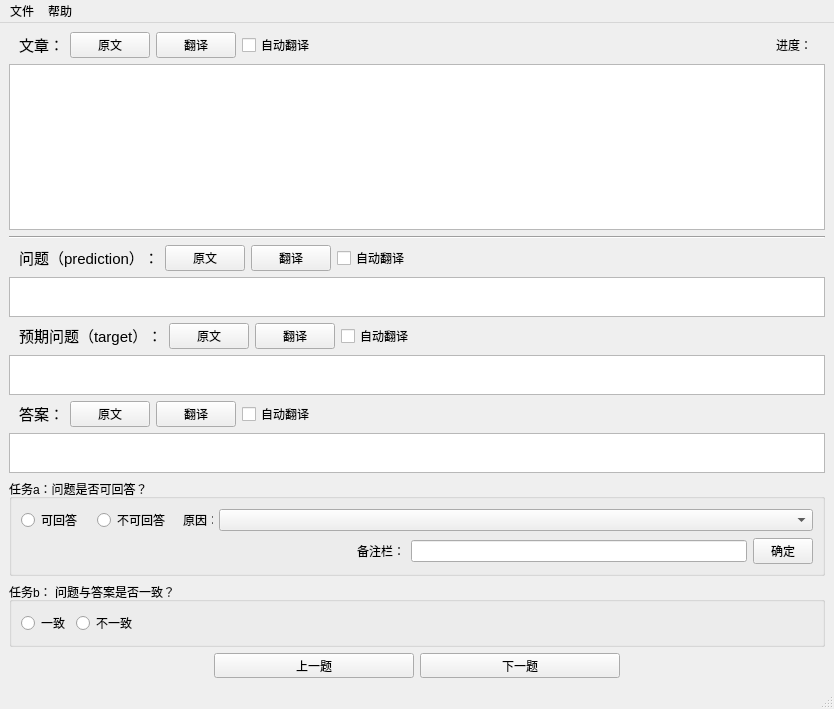
<?xml version="1.0" encoding="UTF-8"?>
<ui version="4.0">
 <class>mainWindow</class>
 <widget class="QMainWindow" name="mainWindow">
  <property name="geometry">
   <rect>
    <x>0</x>
    <y>0</y>
    <width>828</width>
    <height>709</height>
   </rect>
  </property>
  <property name="windowTitle">
   <string>MainWindow</string>
  </property>
  <widget class="QWidget" name="centralwidget">
   <layout class="QGridLayout" name="gridLayout" rowstretch="0,0,0,0,0,0,0,0,1,0,0,0">
    <item row="0" column="0">
     <layout class="QHBoxLayout" name="horizontalLayout">
      <property name="spacing">
       <number>6</number>
      </property>
      <property name="leftMargin">
       <number>10</number>
      </property>
      <property name="rightMargin">
       <number>0</number>
      </property>
      <item>
       <widget class="QLabel" name="label">
        <property name="text">
         <string>&lt;html&gt;&lt;head/&gt;&lt;body&gt;&lt;p&gt;&lt;span style=&quot; font-size:11pt;&quot;&gt;文章：&lt;/span&gt;&lt;/p&gt;&lt;/body&gt;&lt;/html&gt;</string>
        </property>
       </widget>
      </item>
      <item>
       <widget class="QPushButton" name="pushButton_article_source">
        <property name="text">
         <string>原文</string>
        </property>
       </widget>
      </item>
      <item>
       <widget class="QPushButton" name="pushButton_article_translate">
        <property name="text">
         <string>翻译</string>
        </property>
       </widget>
      </item>
      <item>
       <widget class="QCheckBox" name="checkBox_article_auto_translate">
        <property name="text">
         <string>自动翻译</string>
        </property>
       </widget>
      </item>
      <item>
       <spacer name="horizontalSpacer">
        <property name="orientation">
         <enum>Qt::Horizontal</enum>
        </property>
        <property name="sizeHint" stdset="0">
         <size>
          <width>428</width>
          <height>20</height>
         </size>
        </property>
       </spacer>
      </item>
      <item>
       <widget class="QLabel" name="label_7">
        <property name="text">
         <string>进度：</string>
        </property>
       </widget>
      </item>
      <item>
       <widget class="QLabel" name="label_progress">
        <property name="text">
         <string/>
        </property>
       </widget>
      </item>
     </layout>
    </item>
    <item row="1" column="0">
     <widget class="QTextBrowser" name="textBrowser_passage">
      <property name="styleSheet">
       <string notr="true">font-size:17px;</string>
      </property>
     </widget>
    </item>
    <item row="2" column="0">
     <widget class="Line" name="line">
      <property name="orientation">
       <enum>Qt::Horizontal</enum>
      </property>
     </widget>
    </item>
    <item row="3" column="0">
     <layout class="QHBoxLayout" name="horizontalLayout_2">
      <property name="leftMargin">
       <number>10</number>
      </property>
      <item>
       <widget class="QLabel" name="label_2">
        <property name="text">
         <string>&lt;html&gt;&lt;head/&gt;&lt;body&gt;&lt;p&gt;&lt;span style=&quot; font-size:11pt;&quot;&gt;问题（prediction）：&lt;/span&gt;&lt;/p&gt;&lt;/body&gt;&lt;/html&gt;</string>
        </property>
       </widget>
      </item>
      <item>
       <widget class="QPushButton" name="pushButton_prediction_source">
        <property name="text">
         <string>原文</string>
        </property>
       </widget>
      </item>
      <item>
       <widget class="QPushButton" name="pushButton_prediction_translate">
        <property name="text">
         <string>翻译</string>
        </property>
       </widget>
      </item>
      <item>
       <widget class="QCheckBox" name="checkBox_prediction_auto_translate">
        <property name="text">
         <string>自动翻译</string>
        </property>
       </widget>
      </item>
      <item>
       <spacer name="horizontalSpacer_2">
        <property name="orientation">
         <enum>Qt::Horizontal</enum>
        </property>
        <property name="sizeHint" stdset="0">
         <size>
          <width>428</width>
          <height>20</height>
         </size>
        </property>
       </spacer>
      </item>
     </layout>
    </item>
    <item row="4" column="0">
     <widget class="QTextBrowser" name="textBrowser_prediction">
      <property name="maximumSize">
       <size>
        <width>16777215</width>
        <height>40</height>
       </size>
      </property>
      <property name="styleSheet">
       <string notr="true">font-size:17px;</string>
      </property>
     </widget>
    </item>
    <item row="5" column="0">
     <layout class="QHBoxLayout" name="horizontalLayout_9">
      <property name="leftMargin">
       <number>10</number>
      </property>
      <item>
       <widget class="QLabel" name="label_8">
        <property name="text">
         <string>&lt;html&gt;&lt;head/&gt;&lt;body&gt;&lt;p&gt;&lt;span style=&quot; font-size:11pt;&quot;&gt;预期问题（target）：&lt;/span&gt;&lt;/p&gt;&lt;/body&gt;&lt;/html&gt;</string>
        </property>
       </widget>
      </item>
      <item>
       <widget class="QPushButton" name="pushButton_target_source">
        <property name="text">
         <string>原文</string>
        </property>
       </widget>
      </item>
      <item>
       <widget class="QPushButton" name="pushButton_target_translate">
        <property name="text">
         <string>翻译</string>
        </property>
       </widget>
      </item>
      <item>
       <widget class="QCheckBox" name="checkBox_target_auto_translate">
        <property name="text">
         <string>自动翻译</string>
        </property>
       </widget>
      </item>
      <item>
       <spacer name="horizontalSpacer_9">
        <property name="orientation">
         <enum>Qt::Horizontal</enum>
        </property>
        <property name="sizeHint" stdset="0">
         <size>
          <width>428</width>
          <height>20</height>
         </size>
        </property>
       </spacer>
      </item>
     </layout>
    </item>
    <item row="6" column="0">
     <widget class="QTextBrowser" name="textBrowser_target">
      <property name="maximumSize">
       <size>
        <width>16777215</width>
        <height>40</height>
       </size>
      </property>
      <property name="styleSheet">
       <string notr="true">font-size:17px;</string>
      </property>
     </widget>
    </item>
    <item row="7" column="0">
     <layout class="QHBoxLayout" name="horizontalLayout_5">
      <property name="leftMargin">
       <number>10</number>
      </property>
      <item>
       <widget class="QLabel" name="label_5">
        <property name="text">
         <string>&lt;html&gt;&lt;head/&gt;&lt;body&gt;&lt;p&gt;&lt;span style=&quot; font-size:11pt;&quot;&gt;答案：&lt;/span&gt;&lt;/p&gt;&lt;/body&gt;&lt;/html&gt;</string>
        </property>
       </widget>
      </item>
      <item>
       <widget class="QPushButton" name="pushButton_answer_source">
        <property name="text">
         <string>原文</string>
        </property>
       </widget>
      </item>
      <item>
       <widget class="QPushButton" name="pushButton_answer_translate">
        <property name="text">
         <string>翻译</string>
        </property>
       </widget>
      </item>
      <item>
       <widget class="QCheckBox" name="checkBox_answer_auto_translate">
        <property name="text">
         <string>自动翻译</string>
        </property>
       </widget>
      </item>
      <item>
       <spacer name="horizontalSpacer_7">
        <property name="orientation">
         <enum>Qt::Horizontal</enum>
        </property>
        <property name="sizeHint" stdset="0">
         <size>
          <width>517</width>
          <height>20</height>
         </size>
        </property>
       </spacer>
      </item>
     </layout>
    </item>
    <item row="8" column="0">
     <widget class="QTextBrowser" name="textBrowser_answer">
      <property name="maximumSize">
       <size>
        <width>16777215</width>
        <height>40</height>
       </size>
      </property>
      <property name="styleSheet">
       <string notr="true">font-size:17px;</string>
      </property>
     </widget>
    </item>
    <item row="9" column="0">
     <widget class="QGroupBox" name="groupBox">
      <property name="title">
       <string>任务a：问题是否可回答？</string>
      </property>
      <layout class="QVBoxLayout" name="verticalLayout">
       <item>
        <layout class="QHBoxLayout" name="horizontalLayout_3">
         <item>
          <widget class="QRadioButton" name="radioButton_answerable">
           <property name="minimumSize">
            <size>
             <width>70</width>
             <height>0</height>
            </size>
           </property>
           <property name="text">
            <string>可回答</string>
           </property>
           <property name="shortcut">
            <string>Q</string>
           </property>
          </widget>
         </item>
         <item>
          <widget class="QRadioButton" name="radioButton_unanswerable">
           <property name="minimumSize">
            <size>
             <width>80</width>
             <height>0</height>
            </size>
           </property>
           <property name="text">
            <string>不可回答</string>
           </property>
           <property name="shortcut">
            <string>W</string>
           </property>
          </widget>
         </item>
         <item>
          <widget class="QLabel" name="label_4">
           <property name="maximumSize">
            <size>
             <width>30</width>
             <height>16777215</height>
            </size>
           </property>
           <property name="text">
            <string>原因：</string>
           </property>
          </widget>
         </item>
         <item>
          <widget class="QComboBox" name="comboBox_unanswerable_reason">
           <item>
            <property name="text">
             <string/>
            </property>
           </item>
           <item>
            <property name="text">
             <string>问题语句不通畅导致读不懂它要表达的意思</string>
            </property>
           </item>
           <item>
            <property name="text">
             <string>问题不够具体太宽泛，如缺乏一些特定的定语或宾语</string>
            </property>
           </item>
           <item>
            <property name="text">
             <string>问题问到与上下文无关的信息</string>
            </property>
           </item>
           <item>
            <property name="text">
             <string>问题问到的事实与上下文里的事实不符，有矛盾（如A做的事，问到B头上或杜撰没发生过的事等）</string>
            </property>
           </item>
           <item>
            <property name="text">
             <string>问题与上下文有关且问的事实也与上下文相符，但问到了上下文中没提到的信息</string>
            </property>
           </item>
           <item>
            <property name="text">
             <string>问题不可回答，但不属于以上5个种类或者不确定标签是什么（如果打上这类标签，需要在备注栏备注原因）</string>
            </property>
           </item>
          </widget>
         </item>
        </layout>
       </item>
       <item>
        <layout class="QHBoxLayout" name="horizontalLayout_4">
         <item>
          <spacer name="horizontalSpacer_3">
           <property name="orientation">
            <enum>Qt::Horizontal</enum>
           </property>
           <property name="sizeHint" stdset="0">
            <size>
             <width>40</width>
             <height>20</height>
            </size>
           </property>
          </spacer>
         </item>
         <item>
          <widget class="QLabel" name="label_3">
           <property name="text">
            <string>备注栏：</string>
           </property>
          </widget>
         </item>
         <item>
          <widget class="QLineEdit" name="lineEdit_unanswerable_notes"/>
         </item>
         <item>
          <widget class="QPushButton" name="pushButton_notes_confirm">
           <property name="maximumSize">
            <size>
             <width>60</width>
             <height>16777215</height>
            </size>
           </property>
           <property name="text">
            <string>确定</string>
           </property>
          </widget>
         </item>
        </layout>
       </item>
      </layout>
     </widget>
    </item>
    <item row="10" column="0">
     <widget class="QGroupBox" name="groupBox_2">
      <property name="title">
       <string>任务b： 问题与答案是否一致？</string>
      </property>
      <layout class="QHBoxLayout" name="horizontalLayout_6">
       <item>
        <widget class="QRadioButton" name="radioButton_consistent">
         <property name="text">
          <string>一致</string>
         </property>
         <property name="shortcut">
          <string>A</string>
         </property>
        </widget>
       </item>
       <item>
        <widget class="QRadioButton" name="radioButton_unconsistent">
         <property name="text">
          <string>不一致</string>
         </property>
         <property name="shortcut">
          <string>S</string>
         </property>
        </widget>
       </item>
       <item>
        <spacer name="horizontalSpacer_4">
         <property name="orientation">
          <enum>Qt::Horizontal</enum>
         </property>
         <property name="sizeHint" stdset="0">
          <size>
           <width>669</width>
           <height>20</height>
          </size>
         </property>
        </spacer>
       </item>
      </layout>
     </widget>
    </item>
    <item row="11" column="0">
     <layout class="QHBoxLayout" name="horizontalLayout_7">
      <item>
       <spacer name="horizontalSpacer_5">
        <property name="orientation">
         <enum>Qt::Horizontal</enum>
        </property>
        <property name="sizeHint" stdset="0">
         <size>
          <width>138</width>
          <height>20</height>
         </size>
        </property>
       </spacer>
      </item>
      <item>
       <widget class="QPushButton" name="pushButton_pre">
        <property name="minimumSize">
         <size>
          <width>200</width>
          <height>25</height>
         </size>
        </property>
        <property name="text">
         <string>上一题</string>
        </property>
        <property name="shortcut">
         <string>Left</string>
        </property>
       </widget>
      </item>
      <item>
       <widget class="QPushButton" name="pushButton_next">
        <property name="minimumSize">
         <size>
          <width>200</width>
          <height>25</height>
         </size>
        </property>
        <property name="text">
         <string>下一题</string>
        </property>
        <property name="shortcut">
         <string>Right</string>
        </property>
       </widget>
      </item>
      <item>
       <spacer name="horizontalSpacer_6">
        <property name="orientation">
         <enum>Qt::Horizontal</enum>
        </property>
        <property name="sizeHint" stdset="0">
         <size>
          <width>138</width>
          <height>20</height>
         </size>
        </property>
       </spacer>
      </item>
     </layout>
    </item>
   </layout>
  </widget>
  <widget class="QStatusBar" name="statusbar"/>
  <widget class="QMenuBar" name="menuBar">
   <property name="geometry">
    <rect>
     <x>0</x>
     <y>0</y>
     <width>828</width>
     <height>22</height>
    </rect>
   </property>
   <widget class="QMenu" name="menu">
    <property name="title">
     <string>文件</string>
    </property>
    <addaction name="action_open"/>
    <addaction name="action_save"/>
    <addaction name="action_saveAs"/>
    <addaction name="separator"/>
    <addaction name="action_exit"/>
   </widget>
   <widget class="QMenu" name="menu_2">
    <property name="title">
     <string>帮助</string>
    </property>
    <addaction name="action_about"/>
    <addaction name="action_help"/>
   </widget>
   <addaction name="menu"/>
   <addaction name="menu_2"/>
  </widget>
  <action name="action_about">
   <property name="icon">
    <iconset>
     <normaloff>:/icons/about.png</normaloff>:/icons/about.png</iconset>
   </property>
   <property name="text">
    <string>关于</string>
   </property>
  </action>
  <action name="action_help">
   <property name="icon">
    <iconset>
     <normaloff>:/icons/help.png</normaloff>:/icons/help.png</iconset>
   </property>
   <property name="text">
    <string>使用说明</string>
   </property>
  </action>
  <action name="action_open">
   <property name="icon">
    <iconset>
     <normaloff>:/icons/open.png</normaloff>:/icons/open.png</iconset>
   </property>
   <property name="text">
    <string>打开</string>
   </property>
   <property name="shortcut">
    <string>Ctrl+N</string>
   </property>
  </action>
  <action name="action_exit">
   <property name="icon">
    <iconset>
     <normaloff>:/icons/exit.png</normaloff>:/icons/exit.png</iconset>
   </property>
   <property name="text">
    <string>退出</string>
   </property>
   <property name="shortcut">
    <string>Ctrl+Q</string>
   </property>
  </action>
  <action name="action_saveAs">
   <property name="icon">
    <iconset>
     <normaloff>:/icons/saveAs.png</normaloff>:/icons/saveAs.png</iconset>
   </property>
   <property name="text">
    <string>另存为</string>
   </property>
   <property name="shortcut">
    <string>Ctrl+Shift+S</string>
   </property>
  </action>
  <action name="action_save">
   <property name="icon">
    <iconset>
     <normaloff>:/icons/save.png</normaloff>:/icons/save.png</iconset>
   </property>
   <property name="text">
    <string>保存</string>
   </property>
   <property name="shortcut">
    <string>Ctrl+S</string>
   </property>
  </action>
 </widget>
 <resources>
  <include location="icons.qrc"/>
 </resources>
 <connections/>
</ui>
